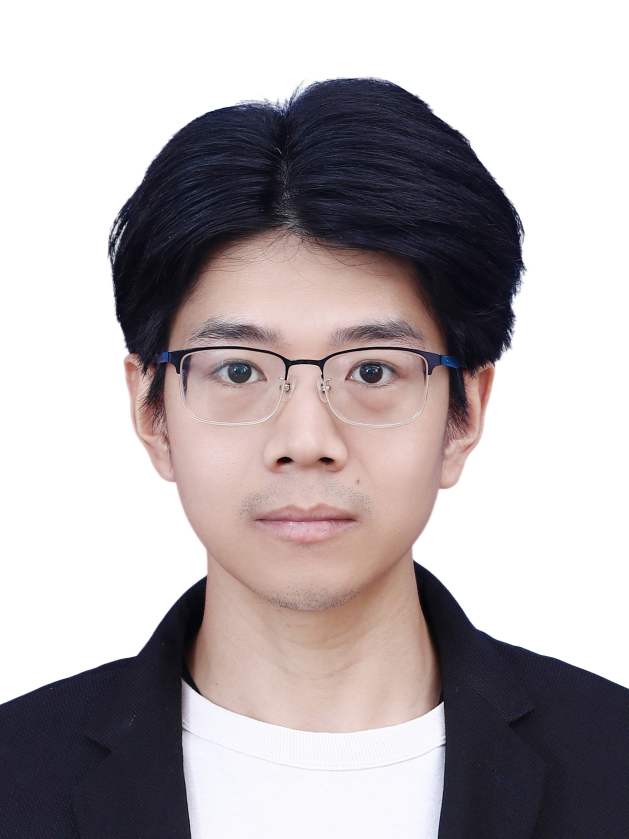
#> input picture PencilSketch/chao_huang.jpg, 1886 x 2515 px (shown at 1/3 size)
$ python PencilSketch.py
#> lines starting #> are read from the running program, lines starting #| are printed output that depends on the picture
# -*- coding: utf-8 -*-
"""
Created on Wed Dec  6 17:03:54 2023

@author: tjhua
"""

# https://towardsdatascience.com/generate-pencil-sketch-from-photo-in-python-7c56802d8acb

import cv2
import matplotlib.pyplot as plt

img = cv2.imread('chao_huang.jpg')
#> img is the input picture: shape (2515, 1886, 3); mean B, G, R 175, 172.8, 180.1
img = cv2.resize(img, (600, 800))
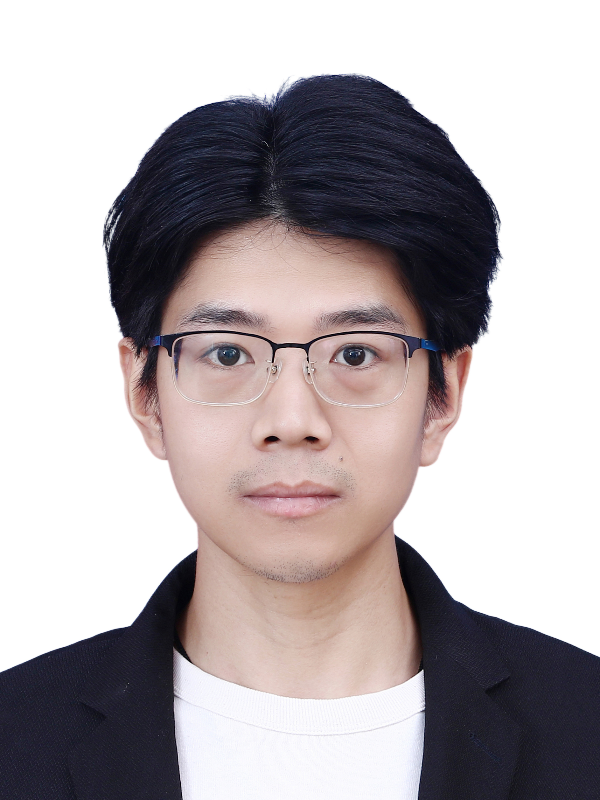
#> img: shape (800, 600, 3); mean B, G, R 174.9, 172.7, 180

# show the image
# cv2.imshow('original image', img)
# cv2.waitKey(0)
# cv2.destroyAllWindows()

# step 1: convert to gray image
gray_img = cv2.cvtColor(img, cv2.COLOR_BGR2GRAY)
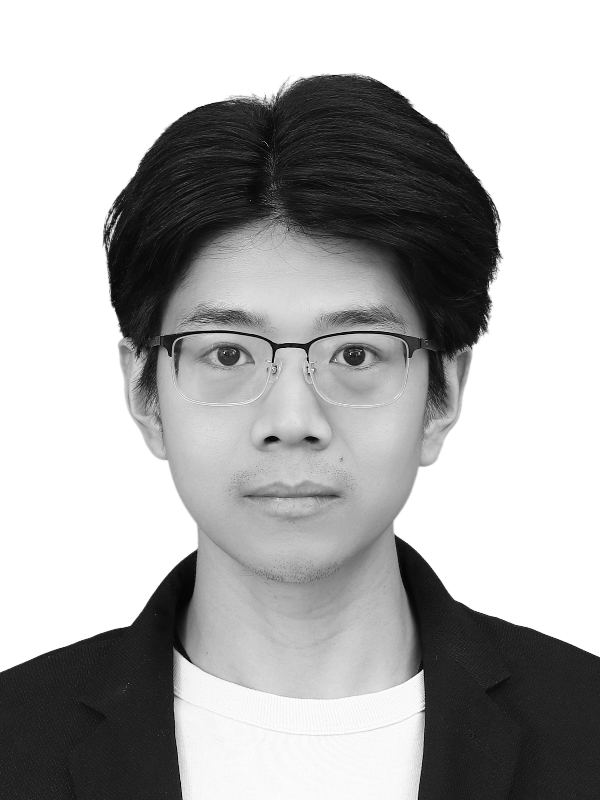
#> gray_img: shape (800, 600); min 1, max 255, mean 175.1

# step 2: invert the gray image
invert_img = cv2.bitwise_not(gray_img)
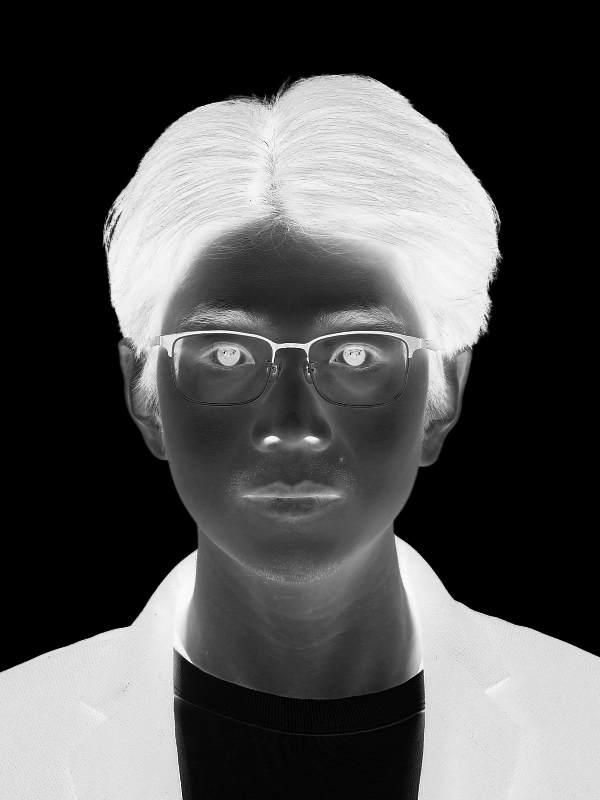
#> invert_img: shape (800, 600); min 0, max 254, mean 79.9

# step 3: blur the inverted image
# The second argument to the function is the kernel size, if should be a pair of odd numbers.
# Larger the kernel size, more blurred the image will be and it will lose its subtle features.
blur_img = cv2.GaussianBlur(invert_img, (121, 121), 0)
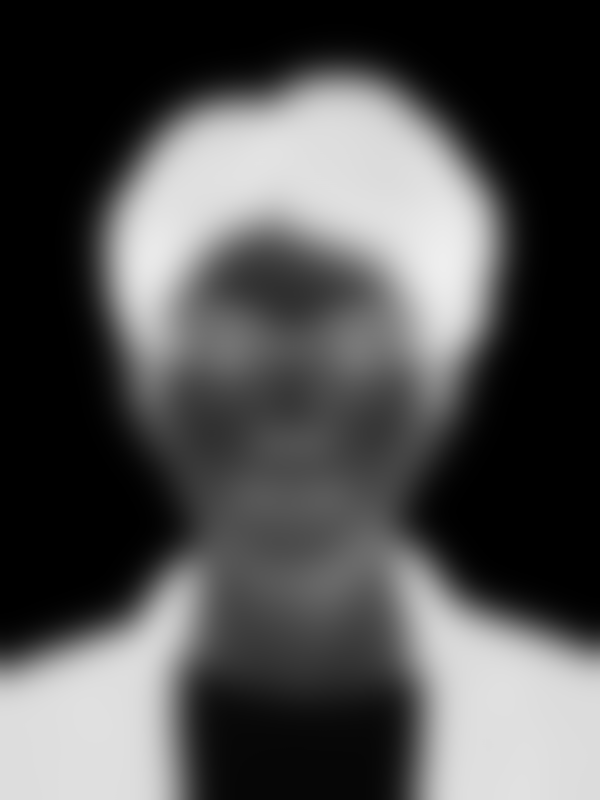
#> blur_img: shape (800, 600); min 0, max 238, mean 79.9

# step 4: invert the blurred image
invert_blur_img = cv2.bitwise_not(blur_img)
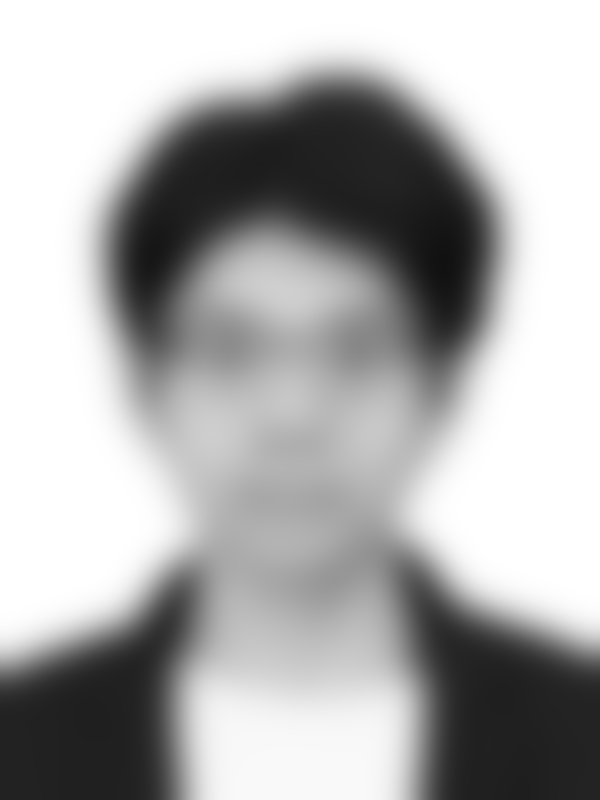
#> invert_blur_img: shape (800, 600); min 17, max 255, mean 175.1

# step 5: sketch
# The sketch can be obtained by performing bit-wise division between the grayscale image
# and the inverted-blurred image.
sketch_img = cv2.divide(gray_img, invert_blur_img, scale = 256.0)
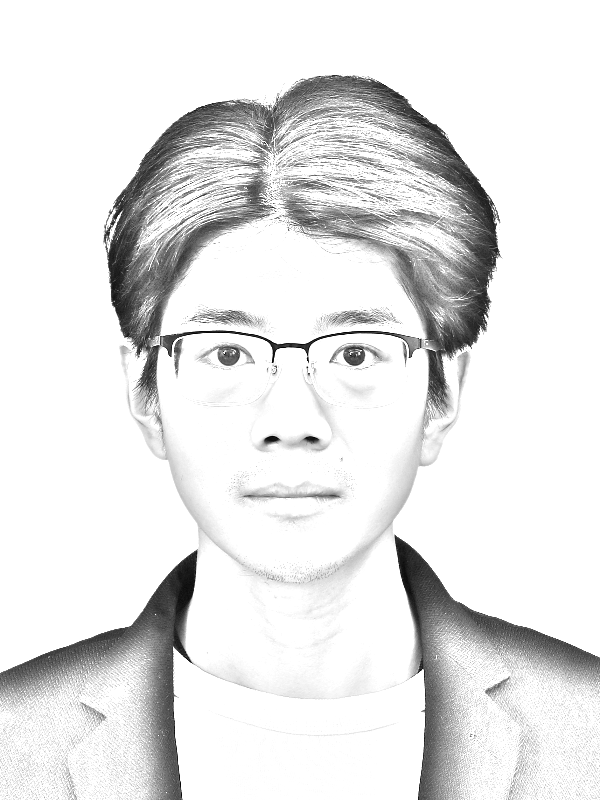
#> sketch_img: shape (800, 600); min 1, max 255, mean 229.6

# step 6: save the image
cv2.imwrite('sketch.png', sketch_img)

# step 7: show the image
cv2.imshow('sketch image', sketch_img)
cv2.waitKey(0)
cv2.destroyAllWindows()
